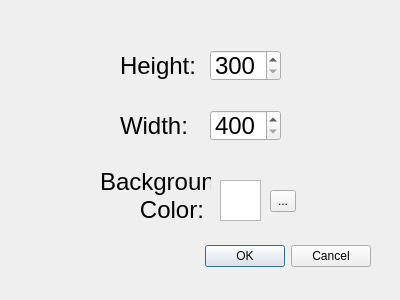
<?xml version="1.0" encoding="UTF-8"?>
<ui version="4.0">
 <class>DoNewDialog</class>
 <widget class="QDialog" name="DoNewDialog">
  <property name="geometry">
   <rect>
    <x>0</x>
    <y>0</y>
    <width>400</width>
    <height>300</height>
   </rect>
  </property>
  <property name="windowTitle">
   <string>Dialog</string>
  </property>
  <widget class="QDialogButtonBox" name="buttonBox">
   <property name="geometry">
    <rect>
     <x>30</x>
     <y>240</y>
     <width>341</width>
     <height>32</height>
    </rect>
   </property>
   <property name="orientation">
    <enum>Qt::Horizontal</enum>
   </property>
   <property name="standardButtons">
    <set>QDialogButtonBox::Cancel|QDialogButtonBox::Ok</set>
   </property>
  </widget>
  <widget class="QLabel" name="label">
   <property name="geometry">
    <rect>
     <x>120</x>
     <y>40</y>
     <width>91</width>
     <height>51</height>
    </rect>
   </property>
   <property name="font">
    <font>
     <pointsize>18</pointsize>
    </font>
   </property>
   <property name="text">
    <string>Height:</string>
   </property>
  </widget>
  <widget class="QLabel" name="label_3">
   <property name="geometry">
    <rect>
     <x>100</x>
     <y>170</y>
     <width>111</width>
     <height>51</height>
    </rect>
   </property>
   <property name="font">
    <font>
     <pointsize>18</pointsize>
    </font>
   </property>
   <property name="text">
    <string>Background
      Color:</string>
   </property>
  </widget>
  <widget class="QLabel" name="label_2">
   <property name="geometry">
    <rect>
     <x>120</x>
     <y>100</y>
     <width>91</width>
     <height>51</height>
    </rect>
   </property>
   <property name="font">
    <font>
     <pointsize>18</pointsize>
    </font>
   </property>
   <property name="text">
    <string>Width:</string>
   </property>
  </widget>
  <widget class="QToolButton" name="toolButton">
   <property name="geometry">
    <rect>
     <x>270</x>
     <y>190</y>
     <width>26</width>
     <height>22</height>
    </rect>
   </property>
   <property name="text">
    <string>...</string>
   </property>
  </widget>
  <widget class="QSpinBox" name="widthSpinBox">
   <property name="geometry">
    <rect>
     <x>210</x>
     <y>110</y>
     <width>71</width>
     <height>31</height>
    </rect>
   </property>
   <property name="font">
    <font>
     <pointsize>18</pointsize>
    </font>
   </property>
   <property name="minimum">
    <number>400</number>
   </property>
   <property name="maximum">
    <number>10000</number>
   </property>
  </widget>
  <widget class="QSpinBox" name="heightSpinBox">
   <property name="geometry">
    <rect>
     <x>210</x>
     <y>50</y>
     <width>71</width>
     <height>31</height>
    </rect>
   </property>
   <property name="font">
    <font>
     <pointsize>18</pointsize>
    </font>
   </property>
   <property name="minimum">
    <number>300</number>
   </property>
   <property name="maximum">
    <number>10000</number>
   </property>
  </widget>
  <widget class="QTextBrowser" name="textBrowser">
   <property name="geometry">
    <rect>
     <x>220</x>
     <y>180</y>
     <width>41</width>
     <height>41</height>
    </rect>
   </property>
  </widget>
 </widget>
 <resources/>
 <connections>
  <connection>
   <sender>buttonBox</sender>
   <signal>accepted()</signal>
   <receiver>DoNewDialog</receiver>
   <slot>accept()</slot>
   <hints>
    <hint type="sourcelabel">
     <x>248</x>
     <y>254</y>
    </hint>
    <hint type="destinationlabel">
     <x>157</x>
     <y>274</y>
    </hint>
   </hints>
  </connection>
  <connection>
   <sender>buttonBox</sender>
   <signal>rejected()</signal>
   <receiver>DoNewDialog</receiver>
   <slot>reject()</slot>
   <hints>
    <hint type="sourcelabel">
     <x>316</x>
     <y>260</y>
    </hint>
    <hint type="destinationlabel">
     <x>286</x>
     <y>274</y>
    </hint>
   </hints>
  </connection>
 </connections>
</ui>
